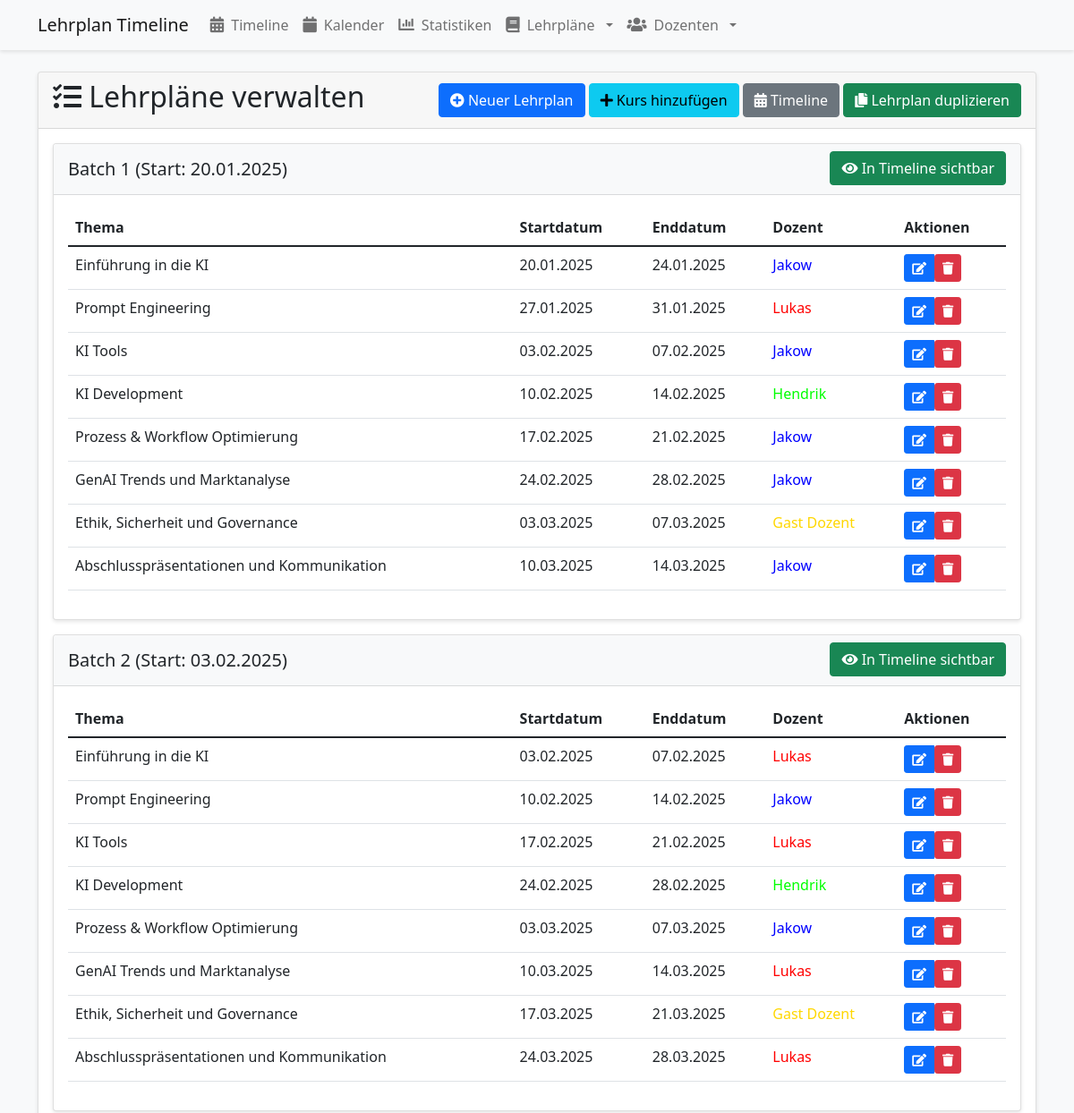
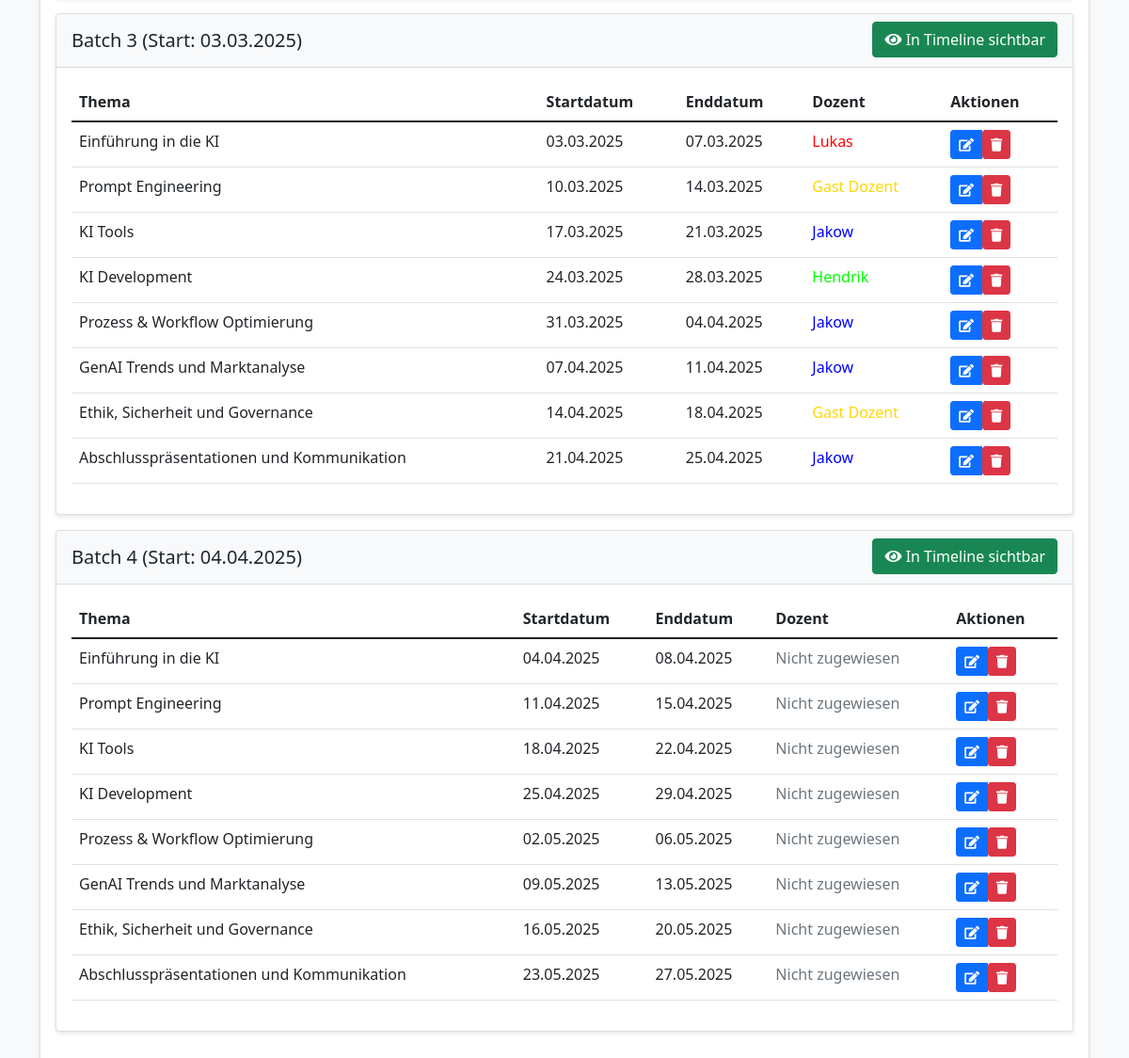
/manage, run on the app's committed database (2 pictures, top to bottom).
### app/models.py (models this page shows)
class Course(db.Model):
    id = db.Column(db.Integer, primary_key=True)
    topic = db.Column(db.String(200), nullable=False)
    start_date = db.Column(db.DateTime, nullable=False)
    end_date = db.Column(db.DateTime, nullable=False)
    lecturer_id = db.Column(db.Integer, db.ForeignKey('lecturer.id'), nullable=True)
    lecturer = db.relationship('Lecturer', backref='courses')
    curriculum_id = db.Column(db.String(36), nullable=False)  # Gruppierung zusammengehöriger Kurse
    active = db.Column(db.Boolean, default=False)  # Neu: Flag für Timeline-Sichtbarkeit

class Lecturer(db.Model):
    id = db.Column(db.Integer, primary_key=True)
    name = db.Column(db.String(100), nullable=False)
    color = db.Column(db.String(7), nullable=True)  # Für Hex-Farbcodes wie #FF5733
    assignments = db.relationship('Assignment', backref='lecturer', lazy=True)
    availabilities = db.relationship('Availability', backref='lecturer', lazy=True)

### app/routes.py (the view, shortened to what this page needs)
@main.route('/manage', methods=['GET', 'POST', 'DELETE'])
def manage_curriculum():
    curricula = {}
    courses = db.session.query(Course).order_by(Course.start_date).all()
    for course in courses:
        if course.curriculum_id not in curricula:
            start_date = course.start_date
            curricula[course.curriculum_id] = {
                'start_date': start_date,
                'courses': [],
                'active': course.active,
                'batch_name': f"Batch {len(curricula) + 1}"
            }
        curricula[course.curriculum_id]['courses'].append(course)
    return render_template('manage.html', curricula=curricula)

### app/templates/manage.html (shortened to what this page needs)
{% extends "base.html" %}
{% block content %}
<div class="row">
    <div class="col-12">
        <div class="card">
            <div class="card-header d-flex justify-content-between align-items-center">
                <h2><i class="fas fa-tasks"></i> Lehrpläne verwalten</h2>
                <div>
                    <a href="{{ url_for('main.create_curriculum') }}" class="btn btn-primary">
                        <i class="fas fa-plus-circle"></i> Neuer Lehrplan
                    </a>
                    <a href="{{ url_for('main.add_course') }}" class="btn btn-info">
                        <i class="fas fa-plus"></i> Kurs hinzufügen
                    </a>
                    <a href="{{ url_for('main.show_timeline') }}" class="btn btn-secondary">
                        <i class="fas fa-calendar-alt"></i> Timeline
                    </a>
                    <a href="{{ url_for('main.duplicate_curriculum') }}" class="btn btn-success">
                        <i class="fas fa-copy"></i> Lehrplan duplizieren
                    </a>
                </div>
            </div>
            <div class="card-body">
                {% if curricula %}
                    {% for curriculum_id, curriculum in curricula.items() %}
                    <div class="card mb-3">
                        <div class="card-header bg-light d-flex justify-content-between align-items-center">
                            <h5 class="mb-0">
                                {{ curriculum.batch_name }}
                                (Start: {{ curriculum.start_date.strftime('%d.%m.%Y') }})
                            </h5>
                            <div class="form-check form-switch">
                                <form method="post" class="d-inline">
                                    <button type="submit" class="btn btn-{{ 'success' if curriculum.active else 'secondary' }}">
                                        <i class="fas fa-{{ 'eye' if curriculum.active else 'eye-slash' }}"></i>
                                        {{ 'In Timeline sichtbar' if curriculum.active else 'Nicht in Timeline' }}
                                    </button>
                                </form>
                            </div>
                        </div>
                        <div class="card-body">
                            <div class="table-responsive">
                                <table class="table">
                                    <thead>
                                        <tr>
                                            <th>Thema</th>
                                            <th>Startdatum</th>
                                            <th>Enddatum</th>
                                            <th>Dozent</th>
                                            <th>Aktionen</th>
                                        </tr>
                                    </thead>
                                    <tbody>
                                        {% for course in curriculum.courses %}
                                        <tr id="course-{{ course.id }}">
                                            <td>
                                                <span class="course-view">{{ course.topic }}</span>
                                            </td>
                                            <td>
                                                <span class="course-view">{{ course.start_date.strftime('%d.%m.%Y') }}</span>
                                            </td>
                                            <td>
                                                <span class="course-view">{{ course.end_date.strftime('%d.%m.%Y') }}</span>
                                            </td>
                                            <td>
                                                {% if course.lecturer %}
                                                    <span style="color: {{ course.lecturer.color }}">
                                                        {{ course.lecturer.name }}
                                                    </span>
                                                {% else %}
                                                    <span class="text-muted">Nicht zugewiesen</span>
                                                {% endif %}
                                            </td>
                                            <td>
                                                <div class="btn-group course-view">
                                                    <button class="btn btn-sm btn-primary edit-btn"
                                                            onclick="toggleEdit('{{ course.id }}')">
                                                        <i class="fas fa-edit"></i>
                                                    </button>
                                                    <form method="post" class="d-inline"
                                                          onsubmit="return confirm('Wirklich löschen?');">
                                                        <button type="submit" class="btn btn-sm btn-danger">
                                                            <i class="fas fa-trash"></i>
                                                        </button>
                                                    </form>
                                                </div>
                                            </td>
                                        </tr>
                                        {% endfor %}
                                    </tbody>
                                </table>
                            </div>
                        </div>
                    </div>
                    {% endfor %}
                {% else %}
                    <div class="alert alert-info">
                        <h5><i class="fas fa-info-circle"></i> Keine Lehrpläne vorhanden</h5>
                        <p>Es wurden noch keine Lehrpläne hochgeladen.
                            <a href="{{ url_for('main.index') }}">Laden Sie einen Lehrplan hoch</a>.</p>
                    </div>
                {% endif %}
            </div>
        </div>
    </div>
</div>
{% endblock %}

### app/static/css/style.css (style rules this page uses)
body { background-color: #f8f9fa; }
.card { margin-bottom: 20px; box-shadow: 0 2px 4px rgba(0,0,0,0.1); }

### data on the page
Course: batch_name "Batch 1", start_date "20.01.2025", active "In Timeline sichtbar", topic "Einführung in die KI", end_date "24.01.2025", lecturer.name "Jakow"
Course: topic "Prompt Engineering", start_date "27.01.2025", end_date "31.01.2025", lecturer.name "Lukas"
Course: topic "KI Tools", start_date "03.02.2025", end_date "07.02.2025", lecturer.name "Jakow"
Course: topic "KI Development", start_date "10.02.2025", end_date "14.02.2025", lecturer.name "Hendrik"
Course: topic "Prozess & Workflow Optimierung", start_date "17.02.2025", end_date "21.02.2025", lecturer.name "Jakow"
Course: topic "GenAI Trends und Marktanalyse", start_date "24.02.2025", end_date "28.02.2025", lecturer.name "Jakow"
Course: topic "Ethik, Sicherheit und Governance", start_date "03.03.2025", end_date "07.03.2025", lecturer.name "Gast Dozent"
Course: topic "Abschlusspräsentationen und Kommunikation", start_date "10.03.2025", end_date "14.03.2025", lecturer.name "Jakow"
Course: batch_name "Batch 2", start_date "03.02.2025", active "In Timeline sichtbar", topic "Einführung in die KI", end_date "07.02.2025", lecturer.name "Lukas"
Course: topic "Prompt Engineering", start_date "10.02.2025", end_date "14.02.2025", lecturer.name "Jakow"
Course: topic "KI Tools", start_date "17.02.2025", end_date "21.02.2025", lecturer.name "Lukas"
Course: topic "KI Development", start_date "24.02.2025", end_date "28.02.2025", lecturer.name "Hendrik"
Course: topic "Prozess & Workflow Optimierung", start_date "03.03.2025", end_date "07.03.2025", lecturer.name "Jakow"
Course: topic "GenAI Trends und Marktanalyse", start_date "10.03.2025", end_date "14.03.2025", lecturer.name "Lukas"
Course: topic "Ethik, Sicherheit und Governance", start_date "17.03.2025", end_date "21.03.2025", lecturer.name "Gast Dozent"
Course: topic "Abschlusspräsentationen und Kommunikation", start_date "24.03.2025", end_date "28.03.2025", lecturer.name "Lukas"
Course: batch_name "Batch 3", start_date "03.03.2025", active "In Timeline sichtbar", topic "Einführung in die KI", end_date "07.03.2025", lecturer.name "Lukas"
Course: topic "Prompt Engineering", start_date "10.03.2025", end_date "14.03.2025", lecturer.name "Gast Dozent"
Course: topic "KI Tools", start_date "17.03.2025", end_date "21.03.2025", lecturer.name "Jakow"
Course: topic "KI Development", start_date "24.03.2025", end_date "28.03.2025", lecturer.name "Hendrik"
Course: topic "Prozess & Workflow Optimierung", start_date "31.03.2025", end_date "04.04.2025", lecturer.name "Jakow"
Course: topic "GenAI Trends und Marktanalyse", start_date "07.04.2025", end_date "11.04.2025", lecturer.name "Jakow"
Course: topic "Ethik, Sicherheit und Governance", start_date "14.04.2025", end_date "18.04.2025", lecturer.name "Gast Dozent"
Course: topic "Abschlusspräsentationen und Kommunikation", start_date "21.04.2025", end_date "25.04.2025", lecturer.name "Jakow"
Course: batch_name "Batch 4", start_date "04.04.2025", active "In Timeline sichtbar", topic "Einführung in die KI", end_date "08.04.2025", shows "Nicht zugewiesen"
Course: topic "Prompt Engineering", start_date "11.04.2025", end_date "15.04.2025", shows "Nicht zugewiesen"
Course: topic "KI Tools", start_date "18.04.2025", end_date "22.04.2025", shows "Nicht zugewiesen"
Course: topic "KI Development", start_date "25.04.2025", end_date "29.04.2025", shows "Nicht zugewiesen"
Course: topic "Prozess & Workflow Optimierung", start_date "02.05.2025", end_date "06.05.2025", shows "Nicht zugewiesen"
Course: topic "GenAI Trends und Marktanalyse", start_date "09.05.2025", end_date "13.05.2025", shows "Nicht zugewiesen"
Course: topic "Ethik, Sicherheit und Governance", start_date "16.05.2025", end_date "20.05.2025", shows "Nicht zugewiesen"
Course: topic "Abschlusspräsentationen und Kommunikation", start_date "23.05.2025", end_date "27.05.2025", shows "Nicht zugewiesen"
